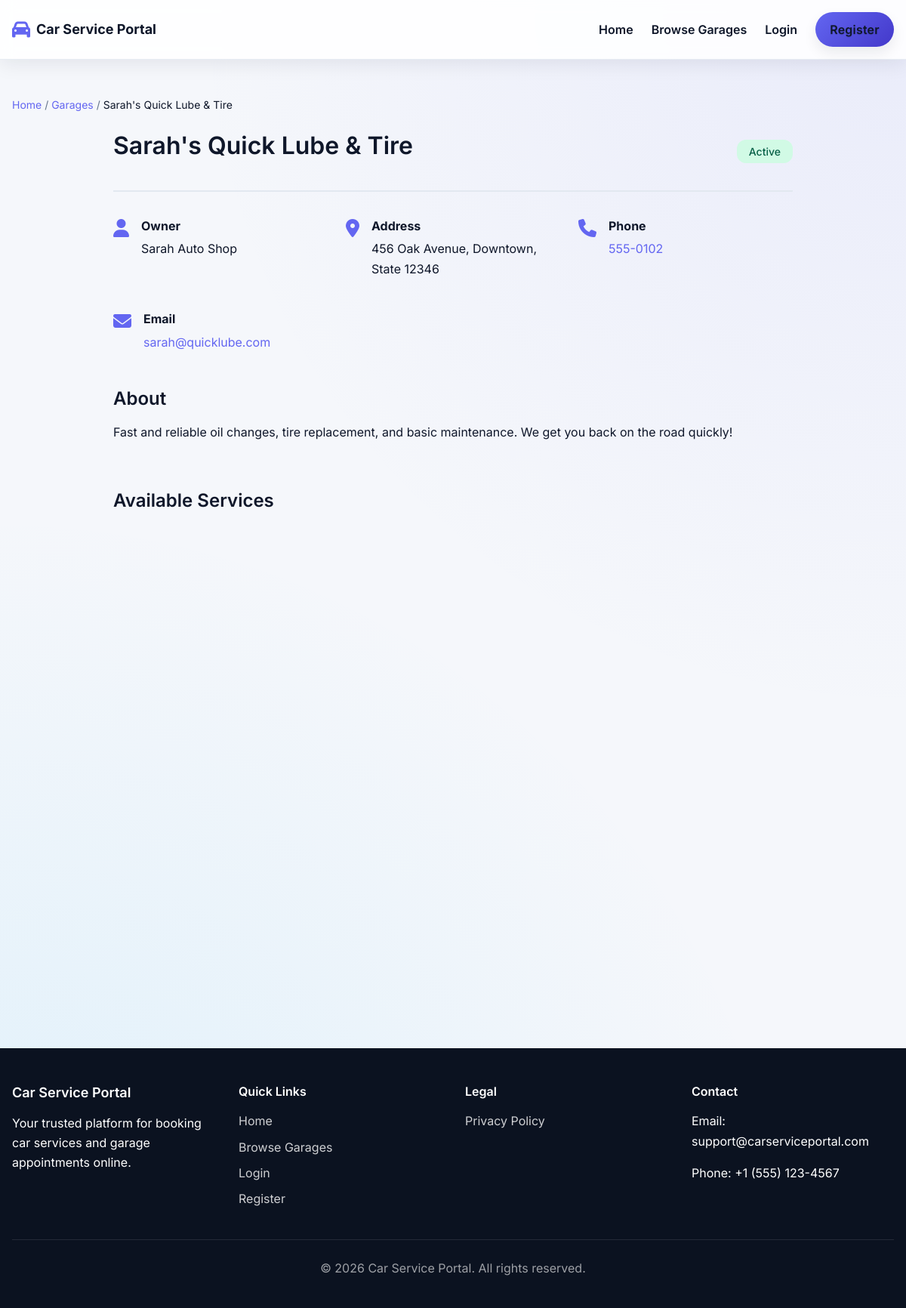
/garage_detail.php?id=2, run on the app's committed database.
### tables this page shows
CREATE TABLE IF NOT EXISTS garages (
    id INT AUTO_INCREMENT PRIMARY KEY,
    owner_user_id INT NOT NULL,
    name VARCHAR(200) NOT NULL,
    address TEXT NOT NULL,
    phone VARCHAR(20) NOT NULL,
    email VARCHAR(100),
    description TEXT,
    status ENUM('active', 'inactive') NOT NULL DEFAULT 'active',
    created_at TIMESTAMP DEFAULT CURRENT_TIMESTAMP,
    updated_at TIMESTAMP DEFAULT CURRENT_TIMESTAMP ON UPDATE CURRENT_TIMESTAMP,
    FOREIGN KEY (owner_user_id) REFERENCES users(id) ON DELETE CASCADE,
    INDEX idx_owner (owner_user_id),
    INDEX idx_status (status)
);

CREATE TABLE IF NOT EXISTS users (
    id INT AUTO_INCREMENT PRIMARY KEY,
    name VARCHAR(100) NOT NULL,
    email VARCHAR(100) NOT NULL UNIQUE,
    password_hash VARCHAR(255) NOT NULL,
    role ENUM('customer', 'garage_owner', 'admin') NOT NULL DEFAULT 'customer',
    status ENUM('active', 'inactive') NOT NULL DEFAULT 'active',
    created_at TIMESTAMP DEFAULT CURRENT_TIMESTAMP,
    updated_at TIMESTAMP DEFAULT CURRENT_TIMESTAMP ON UPDATE CURRENT_TIMESTAMP,
    INDEX idx_email (email),
    INDEX idx_role (role)
);

### public/garage_detail.php (the view, shortened to what this page needs)
<?php
$garageId = $_GET['id'] ?? 0;
$pdo = getDBConnection();
$stmt = $pdo->prepare("SELECT g.*, u.name as owner_name
                       FROM garages g
                       JOIN users u ON g.owner_user_id = u.id
                       WHERE g.id = ? AND g.status = 'active'");
$stmt->execute([$garageId]);
$garage = $stmt->fetch();
$stmt = $pdo->prepare("SELECT * FROM services WHERE garage_id = ? AND status = 'active' ORDER BY name ASC");
$stmt->execute([$garageId]);
$services = $stmt->fetchAll();
include __DIR__ . '/../includes/header.php';
?>
<main class="main-content py-12">
    <div class="container max-w-6xl mx-auto px-4">
        <div class="breadcrumb text-sm text-slate-500">
            <a href="/index.php" class="text-blue-600 hover:text-blue-700">Home</a> /
            <a href="/garages.php" class="text-blue-600 hover:text-blue-700">Garages</a> /
            <span class="text-slate-700"><?php echo htmlspecialchars($garage['name']); ?></span>
        </div>
        <div class="garage-detail">
            <div class="garage-info rounded-2xl border border-slate-200 bg-white p-8 shadow-sm">
                <div class="garage-header-large">
                    <h1 class="text-3xl font-semibold text-slate-900"><?php echo htmlspecialchars($garage['name']); ?></h1>
                    <span class="garage-status status-active text-xs">Active</span>
                </div>
                <div class="garage-details-grid">
                    <div class="detail-item">
                        <i class="fas fa-user text-blue-600"></i>
                        <div>
                            <strong>Owner</strong>
                            <p><?php echo htmlspecialchars($garage['owner_name']); ?></p>
                        </div>
                    </div>
                    <div class="detail-item">
                        <i class="fas fa-map-marker-alt text-blue-600"></i>
                        <div>
                            <strong>Address</strong>
                            <p><?php echo htmlspecialchars($garage['address']); ?></p>
                        </div>
                    </div>
                    <div class="detail-item">
                        <i class="fas fa-phone text-blue-600"></i>
                        <div>
                            <strong>Phone</strong>
                            <p><a href="tel:<?php echo htmlspecialchars($garage['phone']); ?>"><?php echo htmlspecialchars($garage['phone']); ?></a></p>
                        </div>
                    </div>
                    <?php if ($garage['email']): ?>
                    <div class="detail-item">
                        <i class="fas fa-envelope text-blue-600"></i>
                        <div>
                            <strong>Email</strong>
                            <p><a href="mailto:<?php echo htmlspecialchars($garage['email']); ?>"><?php echo htmlspecialchars($garage['email']); ?></a></p>
                        </div>
                    </div>
                    <?php endif; ?>
                </div>
                <?php if ($garage['description']): ?>
                    <div class="garage-description-full mt-6">
                        <h2 class="text-xl font-semibold text-slate-900">About</h2>
                        <p class="mt-3 text-sm text-slate-600"><?php echo nl2br(htmlspecialchars($garage['description'])); ?></p>
                    </div>
                <?php endif; ?>
            </div>
            <div class="services-section mt-8">
                <h2 class="text-2xl font-semibold text-slate-900">Available Services</h2>
                <?php if (empty($services)): ?>
                    <div class="empty-state">
                        <i class="fas fa-wrench"></i>
                        <p>No services available at this time.</p>
                    </div>
                <?php else: ?>
                    <div class="services-grid mt-6 grid gap-6 md:grid-cols-2 lg:grid-cols-3">
                    </div>
                <?php endif; ?>
            </div>
        </div>
    </div>
</main>
<?php include __DIR__ . '/../includes/footer.php'; ?>

### public/assets/css/styles.css (style rules this page uses)
:root { --primary-color: #6366f1; --primary-dark: #4f46e5; --secondary-color: #0f172a; --success-color: #22c55e; --error-color: #ef4444; --warning-color: #f59e0b; --info-color: #38bdf8; --bg-color: #ffffff; --bg-light: #f5f7fb; --bg-dark: #0b1220; --bg-surface: #ffffff; --text-color: #0f172a; --text-light: #64748b; --border-color: #e2e8f0; --font-family: 'Inter', -apple-system, BlinkMacSystemFont, 'Segoe UI', sans-serif; --font-size-base: 16px; --font-size-sm: 14px; --font-size-lg: 18px; --font-size-xl: 24px; --font-size-2xl: 32px; --spacing-xs: 0.25rem; --spacing-sm: 0.5rem; --spacing-md: 1rem; --spacing-lg: 1.5rem; --spacing-xl: 2rem; --spacing-2xl: 3rem; --border-radius: 12px; --border-radius-lg: 18px; --shadow-sm: 0 8px 18px rgba(15, 23, 42, 0.08); --shadow-md: 0 16px 32px rgba(15, 23, 42, 0.12); --shadow-lg: 0 24px 60px rgba(15, 23, 42, 0.18); --transition: all 0.2s ease; }
* { margin: 0; padding: 0; box-sizing: border-box; }
html { font-size: var(--font-size-base); scroll-behavior: smooth; }
body { font-family: var(--font-family); color: var(--text-color); background-color: var(--bg-light); background-image: radial-gradient(circle at top right, rgba(99, 102, 241, 0.08), transparent 45%), radial-gradient(circle at bottom left, rgba(56, 189, 248, 0.12), transparent 50%); line-height: 1.65; -webkit-font-smoothing: antialiased; -moz-osx-font-smoothing: grayscale; }
h1, h2, h3, h4, h5, h6 { font-weight: 600; line-height: 1.2; margin-bottom: var(--spacing-md); color: var(--text-color); }
h1 { font-size: var(--font-size-2xl); }
h2 { font-size: var(--font-size-xl); }
p { margin-bottom: var(--spacing-md); }
a { color: var(--primary-color); text-decoration: none; transition: var(--transition); }
.container { max-width: 1200px; margin: 0 auto; padding: 0 var(--spacing-md); }
.main-content { min-height: calc(100vh - 200px); padding: var(--spacing-2xl) 0; }
.services-section, .garages-section, .features-section, .how-it-works, .testimonials-section { padding: var(--spacing-2xl) 0; }
.services-grid, .garages-grid, .features-grid, .steps-grid, .testimonials-grid { display: grid; gap: var(--spacing-lg); grid-template-columns: repeat(auto-fit, minmax(240px, 1fr)); }
.garages-grid, .services-grid, .features-grid, .vehicles-grid { display: grid; grid-template-columns: repeat(auto-fill, minmax(300px, 1fr)); gap: var(--spacing-lg); margin-bottom: var(--spacing-xl); }
.status-badge, .garage-status, .role-badge { display: inline-block; padding: var(--spacing-xs) var(--spacing-md); border-radius: var(--border-radius); font-size: var(--font-size-sm); font-weight: 500; }
.status-active { background-color: #d1fae5; color: #065f46; }
.breadcrumb { margin-bottom: var(--spacing-lg); color: var(--text-light); font-size: var(--font-size-sm); }
.breadcrumb a { color: var(--primary-color); }
.breadcrumb span { color: var(--text-color); }
.garage-detail, .booking-detail { max-width: 900px; margin: 0 auto; }
.garage-header-large { display: flex; justify-content: space-between; align-items: center; margin-bottom: var(--spacing-xl); padding-bottom: var(--spacing-lg); border-bottom: 2px solid var(--border-color); }
.garage-details-grid { display: grid; grid-template-columns: repeat(auto-fit, minmax(250px, 1fr)); gap: var(--spacing-lg); margin-bottom: var(--spacing-xl); }
.detail-item { display: flex; gap: var(--spacing-md); align-items: flex-start; }
.detail-item i { font-size: 1.5rem; color: var(--primary-color); margin-top: var(--spacing-xs); }
.detail-item strong { display: block; margin-bottom: var(--spacing-xs); color: var(--text-color); }

### data on the page
garages: name "Sarah's Quick Lube & Tire", owner_user.name "Sarah Auto Shop", address "456 Oak Avenue, Downtown, State 12346", phone "555-0102", email "sarah@quicklube.com", description "Fast and reliable oil changes, tire replacement, and basic maintenance. We get you back on the road quickly!"
